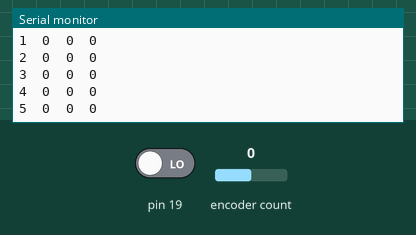
Bench run of a sketch on a simulated Arduino Uno, built with avr-gcc and run on an emulated ATmega328P. Parts: the last lines printed to the serial monitor. The test bench sets the inputs (shaded band); at power-on: encoder count 0, pin 19 LOW.

Above: at 1.2 s.
1.3 s: encoder count set to 1
At 1.36 s:
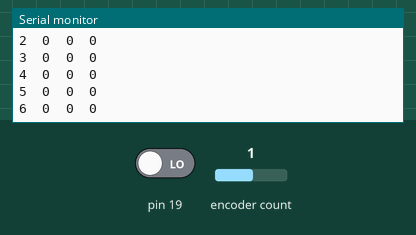
2.8 s: pin 19 driven HIGH
At 2.96 s:
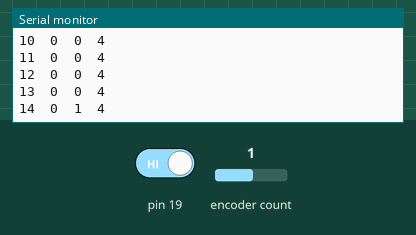
4.3 s: encoder count set to 2
At 4.37 s:
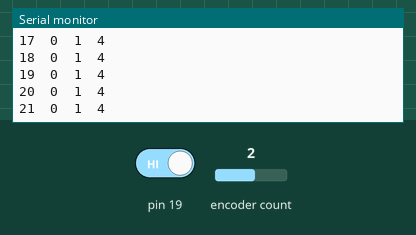
5.8 s: pin 19 driven LOW
At 5.97 s:
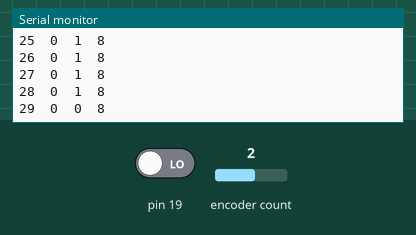
Timing chart, 0 to 8.3 s (numbered marks = the images above; inputs shaded):
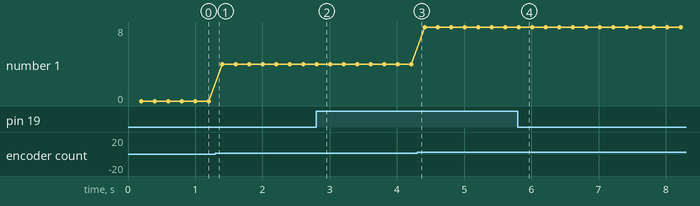

Measured:
- after the input at 2.8 s, the serial monitor: prints a new line at once (image 2)
- after the input at 5.8 s, the serial monitor: prints a new line at once (image 4)

The sketch:

encoder_test.ino
```cpp
#include <Encoder.h>

Encoder rightEncoder(18, 19);

void setup()
{
	pinMode(18, INPUT);
	pinMode(19, INPUT);
	Serial.begin(9600);
}

void loop()
{
	static int i = 0;
	i++;
	delay(200);
	Serial.print(i);
	Serial.print("\t");
	Serial.print(digitalRead(18));
	Serial.print("\t");
	Serial.print(digitalRead(19));
	Serial.print("\t");
	Serial.print(rightEncoder.read());
	Serial.print("\t");
	Serial.println();
}
```
